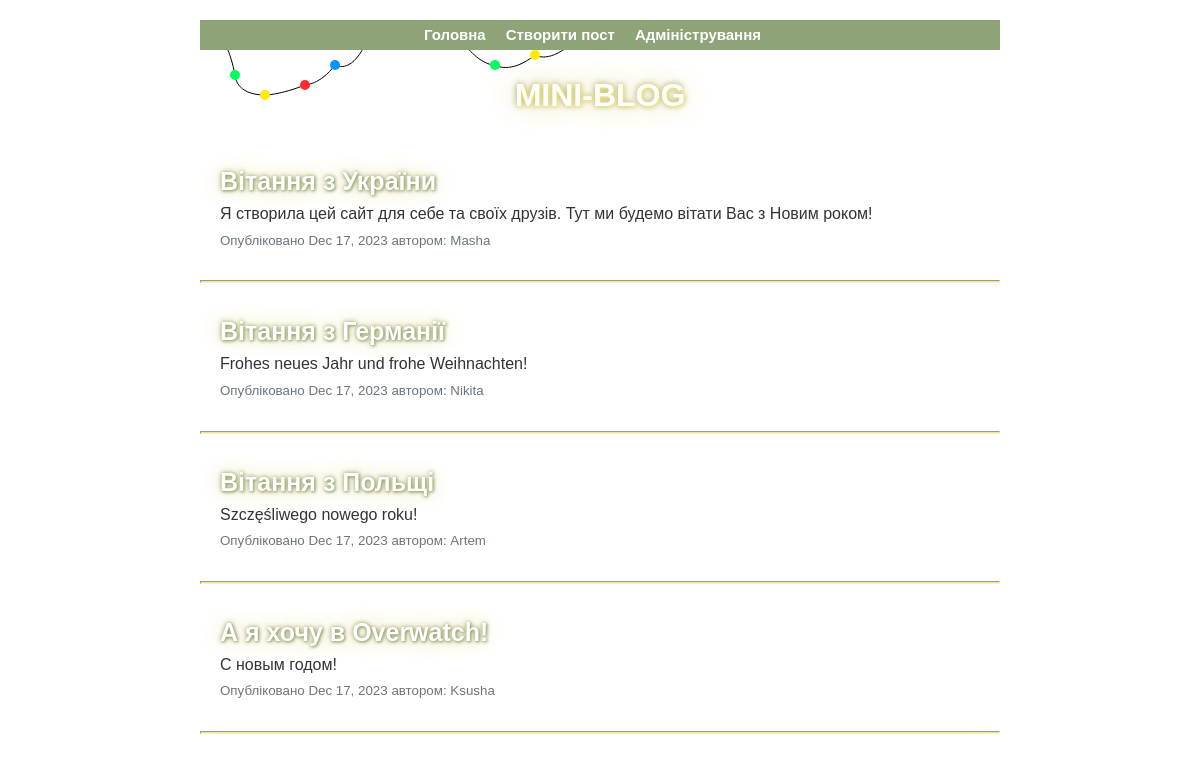
The page / on the database its author committed.
### blog/models.py (models this page shows, shortened)
class Post(models.Model):
    title = models.CharField(max_length=120)
    content = models.TextField()
    published_at = models.DateTimeField(default=timezone.now)
    author = models.ForeignKey(User, on_delete=models.CASCADE)

### blog/views.py (the view)
# urls.py: path('', views.home, name='posts'),
def home(request):
    posts = Post.objects.all()
    context = {'posts': posts}
    return render(request, 'blog/home.html', context)

### blog/templates/blog/home.html
{% extends 'base.html' %}
{% block content %}
  <div class="container mt-4">
    <h1 class="white-text-with-blue-shadow">MINI-BLOG</h1>
    {% for post in posts %}
      <div class="card mb-4">
        <div class="card-body">
          <h2 class="card-title">{{ post.title }}</h2>
          <p class="card-text">{{ post.content }}</p>
          <small class="text-muted">
            Опубліковано {{ post.published_at | date:"M d, Y" }} автором: {{ post.author | title }}
          </small>
        </div>
      </div>
      <hr>
    {% endfor %}
  </div>
{% endblock content %}

### templates/base.html (shortened to what this page needs)
{%load static %}
<!DOCTYPE html>
<html lang="en">
  <head>
    <link rel="stylesheet" href="{% static 'css/style_base.css' %}" />
    <div class="container">
  <nav class="nav" id="nav">
      <ul>
          <li><a href="http://127.0.0.1:8000/">Головна</a></li>
          <li><a href="http://127.0.0.1:8000/post/create">Створити пост</a></li>
          <li><a href="http://127.0.0.1:8000/admin/">Адміністрування</a></li>
      </ul>
  </nav>
  </body>
  </html>
  </head>
  <body>
    {%block content%}
    {%endblock content%}
  </body>
</html>

### static/css/style_base.css (style rules this page uses)
body, h1, h2, p { margin: 0; padding: 0; }
h1 { text-align: center; margin-bottom: 20px; font-size: 2em; }
.white-text-with-blue-shadow { text-shadow: 1px 1px 3px #f9e96e, 0 0 1em rgb(227, 211, 152), 0 0 0.2em rgb(143, 148, 66); color: white; }
hr { height: 1px; background-color: #f9e96e; }
body { font-family: 'Arial', sans-serif; background-image: url(https://images.wallpaperscraft.ru/image/single/podarki_prazdnik_novyj_god_90552_1920x1080.jpg); background-size: cover; background-repeat: no-repeat; margin: 0; padding: 0; color: #333; line-height: 1.6; overflow: hidden; }
.card-body { background-color: rgba(255, 255, 255, 0.383); padding: 20px; border-radius: 10px; position: relative; }
.card-title { font-size: 25px; text-shadow: 1px 1px 3px #8ea377, 0 0 1em rgb(227, 211, 152), 0 0 0.2em rgb(143, 148, 66); color: rgb(255, 255, 255); }
.card-text { color: #333; }
.text-muted { color: #6c757d; }
.container { max-width: 800px; margin: 20px auto; }
body { margin: 0; padding: 0; font-family: 'Arial', sans-serif; }
.nav { display: flex; justify-content: center; align-items: center; background-color: #8ea377; position: fixed; top: 0; left: 0; width: 100%; height: 30px; overflow: hidden; transition: 0.3s; z-index: 1000; position: relative; margin-bottom: 20px; }
.nav ul { list-style: none; margin: 0; padding: 0; display: flex; }
.nav li { margin-right: 15px; }
.nav a { text-decoration: none; color: white; font-weight: bold; font-size: 15px; transition: 0.4s; }
.nav li + li { margin-left: 5px; }
.container { position: relative; }
.garland { position: absolute; top: 0; left: 0; z-index: 1; }
.garland { --red: #ff2c2c; --yellow: #ffeb00; --green: #00ff5d; --blue: #0095ff; --speed: 1.5s; }

### rows shown on the page
Post: title "Вітання з України", content "Я створила цей сайт для себе та своїх друзів. Тут ми будемо вітати Вас з Новим роком!", published_at "Dec 17, 2023", author "Masha"
Post: title "Вітання з Германії", content "Frohes neues Jahr und frohe Weihnachten!", published_at "Dec 17, 2023", author "Nikita"
Post: title "Вітання з Польщі", content "Szczęśliwego nowego roku!", published_at "Dec 17, 2023", author "Artem"
Post: title "А я хочу в Overwatch!", content "С новым годом!", published_at "Dec 17, 2023", author "Ksusha"
